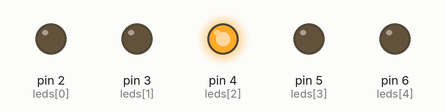
This sketch was run on a simulated Arduino Uno, built with avr-gcc and run on an emulated ATmega328P. Shown: output pins drawn as LEDs (lit = HIGH). Random numbers use the default seed unless the sketch sets one.

Above: at 2.68 s.
At 9.75 s:
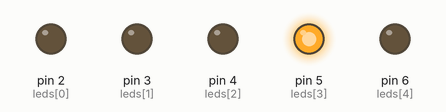
At 20.58 s:
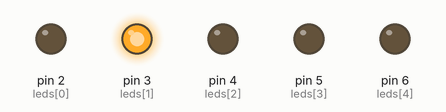
At 27.2 s:
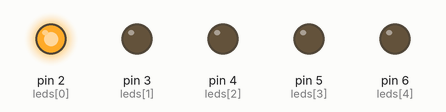
At 39.09 s:
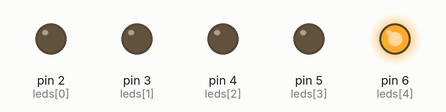
Timing chart, 0 to 40.0 s (numbered marks = the images above):
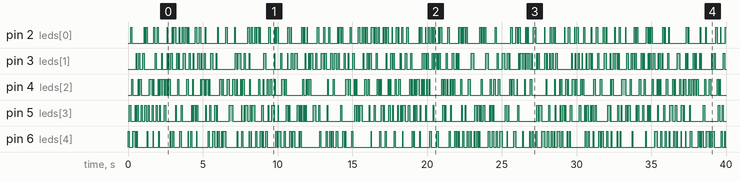

The sketch:

dip_switch_4p.ino
```cpp
const int leds[] = {2, 3, 4, 5, 6};
const int numLeds = 5;

void setup() {
  for (int i = 0; i < numLeds; i++) {
    pinMode(leds[i], OUTPUT);
  }
  randomSeed(analogRead(0));
}

void loop() {
  int ledIndex = random(numLeds);
  int tempoPiscar = random(10, 100);

  digitalWrite(leds[ledIndex], HIGH);
  delay(tempoPiscar);
  digitalWrite(leds[ledIndex], LOW);

  delay(random(1, 5));
}
```
